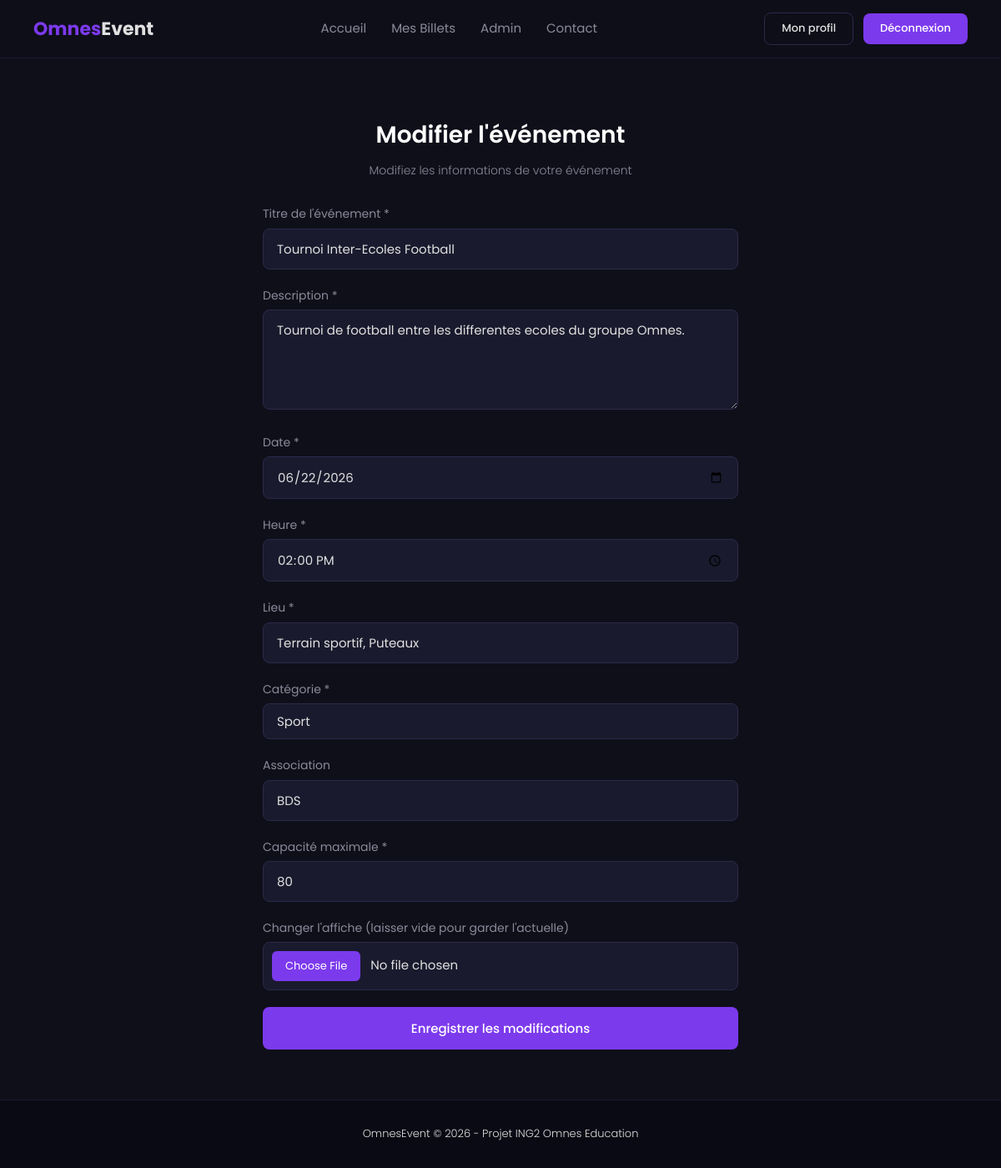
Page /php/modifier_evenement.php?id=2 (signed in) on the committed database.
### tables this page shows
CREATE TABLE evenements (
    id INT AUTO_INCREMENT PRIMARY KEY,
    titre VARCHAR(150) NOT NULL,
    description TEXT,
    date_event DATE NOT NULL,
    heure TIME NOT NULL,
    lieu VARCHAR(150) NOT NULL,
    categorie ENUM('soiree', 'sport', 'culture', 'conference') NOT NULL,
    association VARCHAR(100),
    affiche VARCHAR(255),
    capacite_max INT NOT NULL,
    organisateur_id INT NOT NULL,
    date_creation DATETIME DEFAULT CURRENT_TIMESTAMP,
    FOREIGN KEY (organisateur_id) REFERENCES utilisateurs(id)
);

### php/modifier_evenement.php (the view, shortened to what this page needs)
<?php
require_once('connexion.php');
$id_event = (int)$_GET['id'];
$req = $bdd->prepare("SELECT * FROM evenements WHERE id = ?");
$req->execute(array($id_event));
$event = $req->fetch(PDO::FETCH_ASSOC);
?>
<!DOCTYPE html>
<html lang="fr">
<head>
    <link rel="stylesheet" href="../css/global.css">
    <link rel="stylesheet" href="../css/navbar.css">
    <link rel="stylesheet" href="../css/formulaires.css">
    <link rel="stylesheet" href="../css/footer.css">
</head>
<body>
    <?php include_once('menu.php'); ?>
    <div class="contenu-principal">
        <div class="page-form page-form-large">
            <h2>Modifier l'événement</h2>
            <p class="sous-texte">Modifiez les informations de votre événement</p>
            <form action="traitement_modifier_evenement.php" method="POST" enctype="multipart/form-data">
                <div class="form-group">
                    <label>Titre de l'événement *</label>
                    <input type="text" name="titre" value="<?php echo htmlspecialchars($event['titre']); ?>" required>
                </div>
                <div class="form-group">
                    <label>Description *</label>
                    <textarea name="description" required><?php echo htmlspecialchars($event['description']); ?></textarea>
                </div>
                <div class="form-group">
                    <label>Date *</label>
                    <input type="date" name="date_event" value="<?php echo $event['date_event']; ?>" required>
                </div>
                <div class="form-group">
                    <label>Heure *</label>
                    <input type="time" name="heure" value="<?php echo $event['heure']; ?>" required>
                </div>
                <div class="form-group">
                    <label>Lieu *</label>
                    <input type="text" name="lieu" value="<?php echo htmlspecialchars($event['lieu']); ?>" required>
                </div>
                <div class="form-group">
                    <label>Catégorie *</label>
                    <select name="categorie" required>
                        <option value="sport" <?php if ($event['categorie'] === 'sport') echo 'selected'; ?>>Sport</option>
                    </select>
                </div>
                <div class="form-group">
                    <label>Association</label>
                    <input type="text" name="association" value="<?php echo htmlspecialchars($event['association']); ?>">
                </div>
                <div class="form-group">
                    <label>Capacité maximale *</label>
                    <input type="number" name="capacite_max" min="1" value="<?php echo $event['capacite_max']; ?>" required>
                </div>
                <div class="form-group">
                    <label>Changer l'affiche (laisser vide pour garder l'actuelle)</label>
                    <input type="file" name="affiche" accept="image/jpeg,image/png,image/webp">
                </div>
                <button type="submit" class="btn btn-primary btn-full">Enregistrer les modifications</button>
            </form>
        </div>
    </div>
    <?php include_once('footer.php'); ?>
</body>
</html>

### css/global.css (style rules this page uses)
* { margin: 0; padding: 0; box-sizing: border-box; }
body { font-family: 'Poppins', sans-serif; background-color: #0f0f1a; color: #e0e0e0; font-weight: 300; line-height: 1.6; min-height: 100vh; }
h1, h2, h3 { color: #ffffff; font-weight: 600; }
h2 { font-size: 28px; }
p { color: #e0e0e0; }
.btn { display: inline-block; padding: 12px 28px; border-radius: 8px; font-family: 'Poppins', sans-serif; font-weight: 500; font-size: 15px; cursor: pointer; border: none; transition: background-color 0.2s, transform 0.2s; }
.btn-primary { background-color: #7C3AED; color: white; }
.btn-full { width: 100%; padding: 14px; }
.contenu-principal { margin-top: 80px; min-height: calc(100vh - 160px); }

### css/formulaires.css (style rules this page uses)
.page-form { padding: 60px 40px; max-width: 480px; margin: 0 auto; }
.page-form h2 { text-align: center; margin-bottom: 8px; }
.page-form .sous-texte { text-align: center; color: #8a8a9a; margin-bottom: 30px; font-size: 14px; }
.form-group { margin-bottom: 20px; }
.form-group label { display: block; font-size: 14px; font-weight: 400; margin-bottom: 6px; color: #8a8a9a; }
.form-group input, .form-group select, .form-group textarea { width: 100%; padding: 12px 16px; background-color: #1a1a2e; border: 1px solid #2a2a4a; border-radius: 8px; color: #e0e0e0; font-family: 'Poppins', sans-serif; font-size: 15px; outline: none; transition: border-color 0.2s; }
.form-group textarea { resize: vertical; min-height: 120px; }
.form-group select { cursor: pointer; appearance: none; -webkit-appearance: none; }
.form-group input[type="file"] { padding: 10px; cursor: pointer; }
.page-form-large { max-width: 650px; }

### rows in the picture
evenements: titre "Tournoi Inter-Ecoles Football", description "Tournoi de football entre les differentes ecoles du groupe Omnes.", date_event "06/22/2026", heure "14:00:00", lieu "Terrain sportif, Puteaux", categorie "Sport", association "BDS", capacite_max "80"
